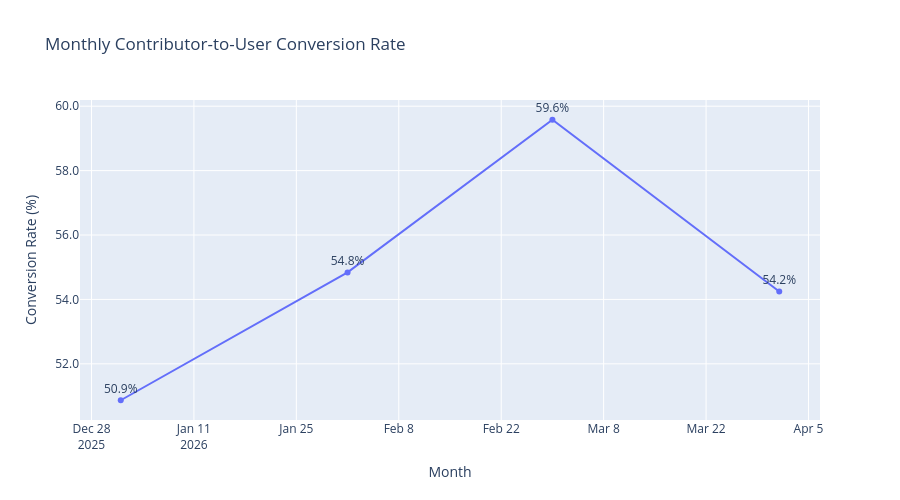

The notebook cell saved with this chart:
### Code cell
import pandas as pd
import plotly.express as px

# Ensure datetime and month period
df1['Activity_date'] = pd.to_datetime(df1['Activity_date'])
df1['Month_Year'] = df1['Activity_date'].dt.to_period('M')

# Aggregate monthly totals
monthly_totals = df1.groupby('Month_Year')[['New_users','Contributors']].sum().reset_index()

# Conversion rate (%)
monthly_totals['Conversion_rate'] = (monthly_totals['Contributors'] / monthly_totals['New_users']) * 100

# ✅ Sort by month properly
monthly_totals = monthly_totals.sort_values('Month_Year')

# Convert Month_Year to string for plotting
monthly_totals['Month_Year'] = monthly_totals['Month_Year'].astype(str)

# Plot line chart with percentage labels
fig = px.line(
    monthly_totals,
    x="Month_Year",
    y="Conversion_rate",
    text="Conversion_rate",
    markers=True,
    title="Monthly Contributor-to-User Conversion Rate"
)

# Show percentages clearly
fig.update_traces(texttemplate='%{text:.1f}%', textposition='top center')

fig.update_layout(
    xaxis_title="Month",
    yaxis_title="Conversion Rate (%)",
    yaxis_tickformat=".1f",
    height=500
)

fig.show()

### Figure 1 — Plotly figure (JSON) as saved in the notebook; plotly's stock layout.template omitted (floating-point values rounded to 4 significant figures)
{"data": [{"hovertemplate": "Month_Year=%{x}<br>Conversion_rate=%{text}<extra></extra>", "legendgroup": "", "line": {"color": "#636efa", "dash": "solid"}, "marker": {"symbol": "circle"}, "mode": "lines+markers+text", "name": "", "orientation": "v", "showlegend": false, "text": [50.87, 54.84, 59.58, 54.25], "textposition": "top center", "texttemplate": "%{text:.1f}%", "type": "scatter", "x": ["2026-01", "2026-02", "2026-03", "2026-04"], "xaxis": "x", "y": [50.87, 54.84, 59.58, 54.25], "yaxis": "y"}], "layout": {"height": 500, "legend": {"tracegroupgap": 0}, "title": {"text": "Monthly Contributor-to-User Conversion Rate"}, "xaxis": {"anchor": "y", "domain": [0, 1], "title": {"text": "Month"}}, "yaxis": {"anchor": "x", "domain": [0, 1], "tickformat": ".1f", "title": {"text": "Conversion Rate (%)"}}}}
